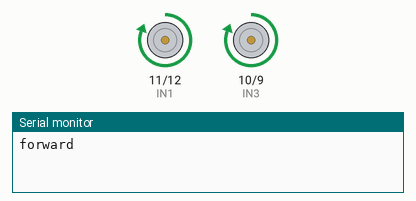
Simulated run of this sketch. Board: Arduino Uno, built with avr-gcc and run on an emulated ATmega328P. Shown: motor-driver pin pairs drawn as motors (green arrow = first pin HIGH = forward, orange = second pin HIGH = backward, longer = more drive, scaled by the enable pin), the last lines printed to the serial monitor.

Above: at 1.5 s.
At 4.0 s:
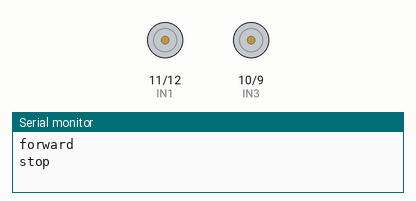
At 6.5 s:
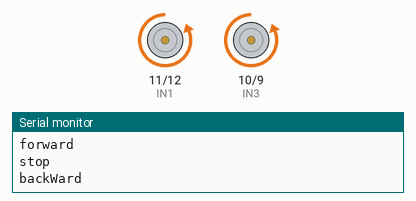
Timing chart, 0 to 10.4 s (numbered marks = the images above):
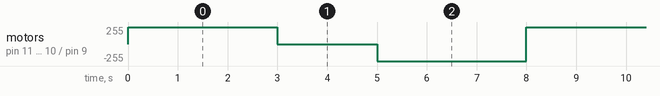

Measured:
- by itself, motor on pin 11 (IN1) / pin 12 (IN2), motor on pin 10 (IN3) / pin 9 (IN4): repeats every 8.0 s: stopped 2.0 s, backward 255/255 3.0 s, forward 255/255 3.0 s

The sketch:

Motors_Test.ino
```cpp
// Setup Motor A pins (Right)
#define ENA 13
#define IN1 11
#define IN2 12

// Setup Motor B pins (Left)
#define ENB 8
#define IN3 10
#define IN4 9

int speedA = 255;

void setup() {
  Serial.begin(9600);
// Setup Motor A code
   pinMode(ENA,OUTPUT);
   pinMode(IN1,OUTPUT);
   pinMode(IN2,OUTPUT);

// Setup Motor B code
   pinMode(ENB,OUTPUT);
   pinMode(IN3,OUTPUT);
   pinMode(IN3,OUTPUT);

//Config PWM motors
   digitalWrite(ENA,HIGH);
   digitalWrite(ENB,HIGH);}

// Setup movement functions
void forWard (int duration, int speed) {
  Serial.println("forward");
  analogWrite (IN1, speed);
  digitalWrite (IN2, LOW);
  analogWrite (IN3, speed);
  digitalWrite (IN4, LOW);
  delay(duration);

}
void backWard (int duration, int speed) {
  Serial.println("backWard");
  digitalWrite (IN1, LOW);
  analogWrite (IN2, speed);
  digitalWrite (IN3, LOW);
  analogWrite (IN4, speed);
  delay(duration);

}
void breakRobot (int duration){
  Serial.println("stop");
  digitalWrite (IN1, LOW);
  digitalWrite (IN2, LOW);
  digitalWrite (IN3, LOW);
  digitalWrite (IN4, LOW);
  delay(duration);
  }

void loop(){
  forWard(3000,speedA);

  breakRobot(2000);

  backWard(3000,speedA);
}
```
